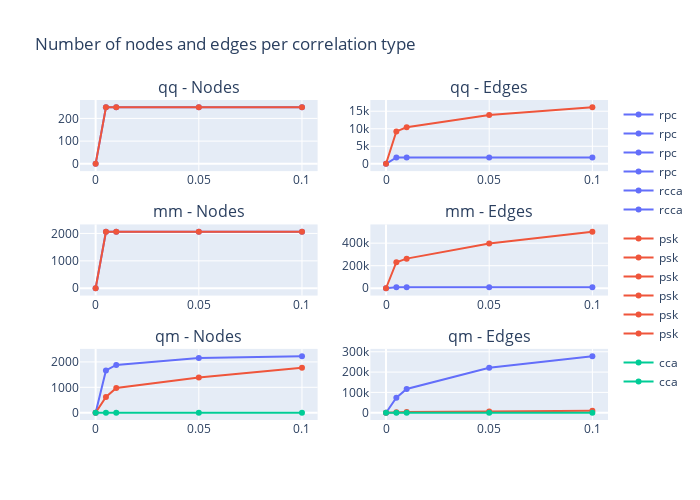

Notebook code for this chart:
### Code cell
from plotly.subplots import make_subplots
from plotly import graph_objects as go
import plotly.express as px

palette = px.colors.qualitative.Plotly

file = 'Plots/FDR_CorrType.html'
if os.path.exists(file):
    os.remove(file)

fig = make_subplots(rows=3, cols=2, subplot_titles=['qq - Nodes', 'qq - Edges','mm - Nodes', 'mm - Edges', 'qm - Nodes', 'qm - Edges'])
plot['psk']['qq']['nodes']

for n,ctype in enumerate(ctypes):
    fig.add_trace(go.Scatter(
        x=pvrange,
        y=plot[ctype]['qq']['nodes'],
        name=ctype, marker_color=palette[n], legendgroup=n
    ), row=1, col=1)
    fig.add_trace(go.Scatter(
        x=pvrange,
        y=plot[ctype]['qq']['edges'],
        name=ctype, marker_color=palette[n], legendgroup=n
    ), row=1, col=2)
    fig.add_trace(go.Scatter(
        x=pvrange,
        y=plot[ctype]['mm']['nodes'],
        name=ctype, marker_color=palette[n], legendgroup=n
    ), row=2, col=1)
    fig.add_trace(go.Scatter(
        x=pvrange,
        y=plot[ctype]['mm']['edges'],
        name=ctype, marker_color=palette[n], legendgroup=n
    ), row=2, col=2)

for n,ctype in enumerate(ctypes2):
    fig.add_trace(go.Scatter(
        x=pvrange,
        y=plot[ctype]['qm']['nodes'],
        name=ctype, marker_color=palette[n], legendgroup=n
    ), row=3, col=1)
    fig.add_trace(go.Scatter(
        x=pvrange,
        y=plot[ctype]['qm']['edges'],
        name=ctype, marker_color=palette[n], legendgroup=n
    ), row=3, col=2)

fig.update_layout(title='Number of nodes and edges per correlation type', width=700, height=500)
fig.show()

with open(file, 'a') as f:
    f.write(fig.to_html(full_html=False, include_plotlyjs='cdn', default_height='50%', default_width='80%'))

### Figure 1 — Plotly figure (JSON) as saved in the notebook; plotly's stock layout.template omitted (floating-point values rounded to 4 significant figures)
{"data": [{"legendgroup": "0", "marker": {"color": "#636EFA"}, "name": "rpc", "type": "scatter", "x": [0, 0.005, 0.01, 0.05, 0.1], "xaxis": "x", "y": [0, 249, 249, 249, 249], "yaxis": "y"}, {"legendgroup": "0", "marker": {"color": "#636EFA"}, "name": "rpc", "type": "scatter", "x": [0, 0.005, 0.01, 0.05, 0.1], "xaxis": "x2", "y": [0, 1820, 1820, 1820, 1820], "yaxis": "y2"}, {"legendgroup": "0", "marker": {"color": "#636EFA"}, "name": "rpc", "type": "scatter", "x": [0, 0.005, 0.01, 0.05, 0.1], "xaxis": "x3", "y": [0, 2062, 2062, 2062, 2062], "yaxis": "y3"}, {"legendgroup": "0", "marker": {"color": "#636EFA"}, "name": "rpc", "type": "scatter", "x": [0, 0.005, 0.01, 0.05, 0.1], "xaxis": "x4", "y": [0, 9052, 9052, 9052, 9052], "yaxis": "y4"}, {"legendgroup": "1", "marker": {"color": "#EF553B"}, "name": "psk", "type": "scatter", "x": [0, 0.005, 0.01, 0.05, 0.1], "xaxis": "x", "y": [0, 249, 249, 249, 249], "yaxis": "y"}, {"legendgroup": "1", "marker": {"color": "#EF553B"}, "name": "psk", "type": "scatter", "x": [0, 0.005, 0.01, 0.05, 0.1], "xaxis": "x2", "y": [0, 9240, 10402, 13932, 16116], "yaxis": "y2"}, {"legendgroup": "1", "marker": {"color": "#EF553B"}, "name": "psk", "type": "scatter", "x": [0, 0.005, 0.01, 0.05, 0.1], "xaxis": "x3", "y": [0, 2062, 2062, 2062, 2062], "yaxis": "y3"}, {"legendgroup": "1", "marker": {"color": "#EF553B"}, "name": "psk", "type": "scatter", "x": [0, 0.005, 0.01, 0.05, 0.1], "xaxis": "x4", "y": [0, 231069, 262722, 397101, 501218], "yaxis": "y4"}, {"legendgroup": "0", "marker": {"color": "#636EFA"}, "name": "rcca", "type": "scatter", "x": [0, 0.005, 0.01, 0.05, 0.1], "xaxis": "x5", "y": [0, 1663, 1880, 2155, 2225], "yaxis": "y5"}, {"legendgroup": "0", "marker": {"color": "#636EFA"}, "name": "rcca", "type": "scatter", "x": [0, 0.005, 0.01, 0.05, 0.1], "xaxis": "x6", "y": [0, 74083, 116631, 221602, 278217], "yaxis": "y6"}, {"legendgroup": "1", "marker": {"color": "#EF553B"}, "name": "psk", "type": "scatter", "x": [0, 0.005, 0.01, 0.05, 0.1], "xaxis": "x5", "y": [0, 618, 977, 1383, 1766], "yaxis": "y5"}, {"legendgroup": "1", "marker": {"color": "#EF553B"}, "name": "psk", "type": "scatter", "x": [0, 0.005, 0.01, 0.05, 0.1], "xaxis": "x6", "y": [0, 1613, 3278, 6011, 9864], "yaxis": "y6"}, {"legendgroup": "2", "marker": {"color": "#00CC96"}, "name": "cca", "type": "scatter", "x": [0, 0.005, 0.01, 0.05, 0.1], "xaxis": "x5", "y": [0, 0, 0, 0, 0], "yaxis": "y5"}, {"legendgroup": "2", "marker": {"color": "#00CC96"}, "name": "cca", "type": "scatter", "x": [0, 0.005, 0.01, 0.05, 0.1], "xaxis": "x6", "y": [0, 0, 0, 0, 0], "yaxis": "y6"}], "layout": {"annotations": [{"font": {"size": 16}, "showarrow": false, "text": "qq - Nodes", "x": 0.225, "xanchor": "center", "xref": "paper", "y": 1, "yanchor": "bottom", "yref": "paper"}, {"font": {"size": 16}, "showarrow": false, "text": "qq - Edges", "x": 0.775, "xanchor": "center", "xref": "paper", "y": 1, "yanchor": "bottom", "yref": "paper"}, {"font": {"size": 16}, "showarrow": false, "text": "mm - Nodes", "x": 0.225, "xanchor": "center", "xref": "paper", "y": 0.6111, "yanchor": "bottom", "yref": "paper"}, {"font": {"size": 16}, "showarrow": false, "text": "mm - Edges", "x": 0.775, "xanchor": "center", "xref": "paper", "y": 0.6111, "yanchor": "bottom", "yref": "paper"}, {"font": {"size": 16}, "showarrow": false, "text": "qm - Nodes", "x": 0.225, "xanchor": "center", "xref": "paper", "y": 0.2222, "yanchor": "bottom", "yref": "paper"}, {"font": {"size": 16}, "showarrow": false, "text": "qm - Edges", "x": 0.775, "xanchor": "center", "xref": "paper", "y": 0.2222, "yanchor": "bottom", "yref": "paper"}], "height": 500, "title": {"text": "Number of nodes and edges per correlation type"}, "width": 700, "xaxis": {"anchor": "y", "domain": [0, 0.45]}, "xaxis2": {"anchor": "y2", "domain": [0.55, 1]}, "xaxis3": {"anchor": "y3", "domain": [0, 0.45]}, "xaxis4": {"anchor": "y4", "domain": [0.55, 1]}, "xaxis5": {"anchor": "y5", "domain": [0, 0.45]}, "xaxis6": {"anchor": "y6", "domain": [0.55, 1]}, "yaxis": {"anchor": "x", "domain": [0.7778, 1]}, "yaxis2": {"anchor": "x2", "domain": [0.7778, 1]}, "yaxis3": {"anchor": "x3", "domain": [0.3889, 0.6111]}, "yaxis4": {"anchor": "x4", "domain": [0.3889, 0.6111]}, "yaxis5": {"anchor": "x5", "domain": [0, 0.2222]}, "yaxis6": {"anchor": "x6", "domain": [0, 0.2222]}}}
